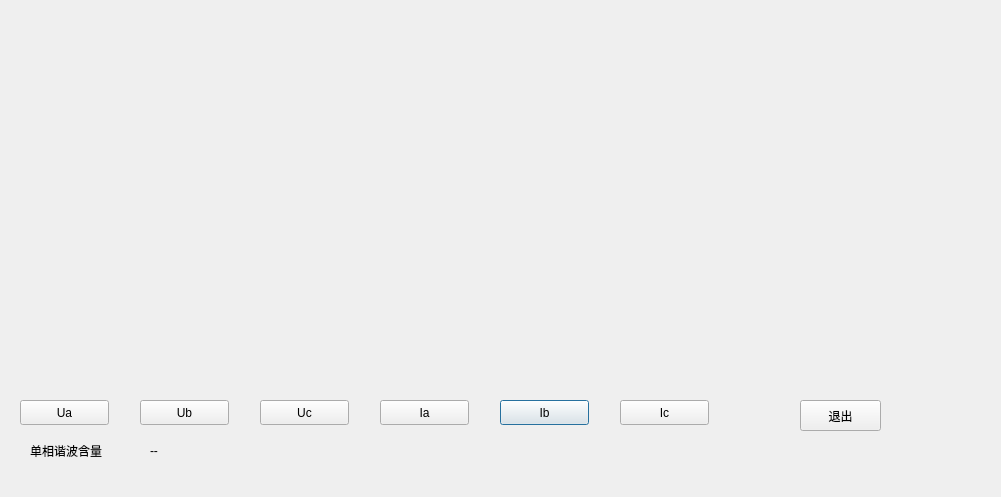
<?xml version="1.0" encoding="UTF-8"?>
<ui version="4.0">
 <class>BUS_ThdMainDlg</class>
 <widget class="QDialog" name="BUS_ThdMainDlg">
  <property name="geometry">
   <rect>
    <x>0</x>
    <y>0</y>
    <width>1001</width>
    <height>497</height>
   </rect>
  </property>
  <property name="windowTitle">
   <string>Dialog</string>
  </property>
  <widget class="QPushButton" name="curBbtn">
   <property name="geometry">
    <rect>
     <x>500</x>
     <y>400</y>
     <width>89</width>
     <height>25</height>
    </rect>
   </property>
   <property name="text">
    <string>Ib</string>
   </property>
  </widget>
  <widget class="QLabel" name="label">
   <property name="geometry">
    <rect>
     <x>30</x>
     <y>430</y>
     <width>111</width>
     <height>41</height>
    </rect>
   </property>
   <property name="text">
    <string>单相谐波含量</string>
   </property>
  </widget>
  <widget class="QPushButton" name="volAbtn">
   <property name="geometry">
    <rect>
     <x>20</x>
     <y>400</y>
     <width>89</width>
     <height>25</height>
    </rect>
   </property>
   <property name="text">
    <string>Ua</string>
   </property>
  </widget>
  <widget class="QPushButton" name="curCbtn">
   <property name="geometry">
    <rect>
     <x>620</x>
     <y>400</y>
     <width>89</width>
     <height>25</height>
    </rect>
   </property>
   <property name="text">
    <string>Ic</string>
   </property>
  </widget>
  <widget class="QPushButton" name="volBbtn">
   <property name="geometry">
    <rect>
     <x>140</x>
     <y>400</y>
     <width>89</width>
     <height>25</height>
    </rect>
   </property>
   <property name="text">
    <string>Ub</string>
   </property>
  </widget>
  <widget class="QPushButton" name="curAbtn">
   <property name="geometry">
    <rect>
     <x>380</x>
     <y>400</y>
     <width>89</width>
     <height>25</height>
    </rect>
   </property>
   <property name="text">
    <string>Ia</string>
   </property>
  </widget>
  <widget class="QLabel" name="thdLab">
   <property name="geometry">
    <rect>
     <x>150</x>
     <y>430</y>
     <width>111</width>
     <height>41</height>
    </rect>
   </property>
   <property name="text">
    <string>--</string>
   </property>
  </widget>
  <widget class="QPushButton" name="volCbtn">
   <property name="geometry">
    <rect>
     <x>260</x>
     <y>400</y>
     <width>89</width>
     <height>25</height>
    </rect>
   </property>
   <property name="text">
    <string>Uc</string>
   </property>
  </widget>
  <widget class="QWidget" name="tablewid" native="true">
   <property name="geometry">
    <rect>
     <x>20</x>
     <y>200</y>
     <width>951</width>
     <height>181</height>
    </rect>
   </property>
  </widget>
  <widget class="QWidget" name="chartwid" native="true">
   <property name="geometry">
    <rect>
     <x>20</x>
     <y>0</y>
     <width>881</width>
     <height>191</height>
    </rect>
   </property>
  </widget>
  <widget class="QPushButton" name="quitBtn">
   <property name="geometry">
    <rect>
     <x>800</x>
     <y>400</y>
     <width>81</width>
     <height>31</height>
    </rect>
   </property>
   <property name="text">
    <string>退出</string>
   </property>
  </widget>
 </widget>
 <resources/>
 <connections/>
</ui>
